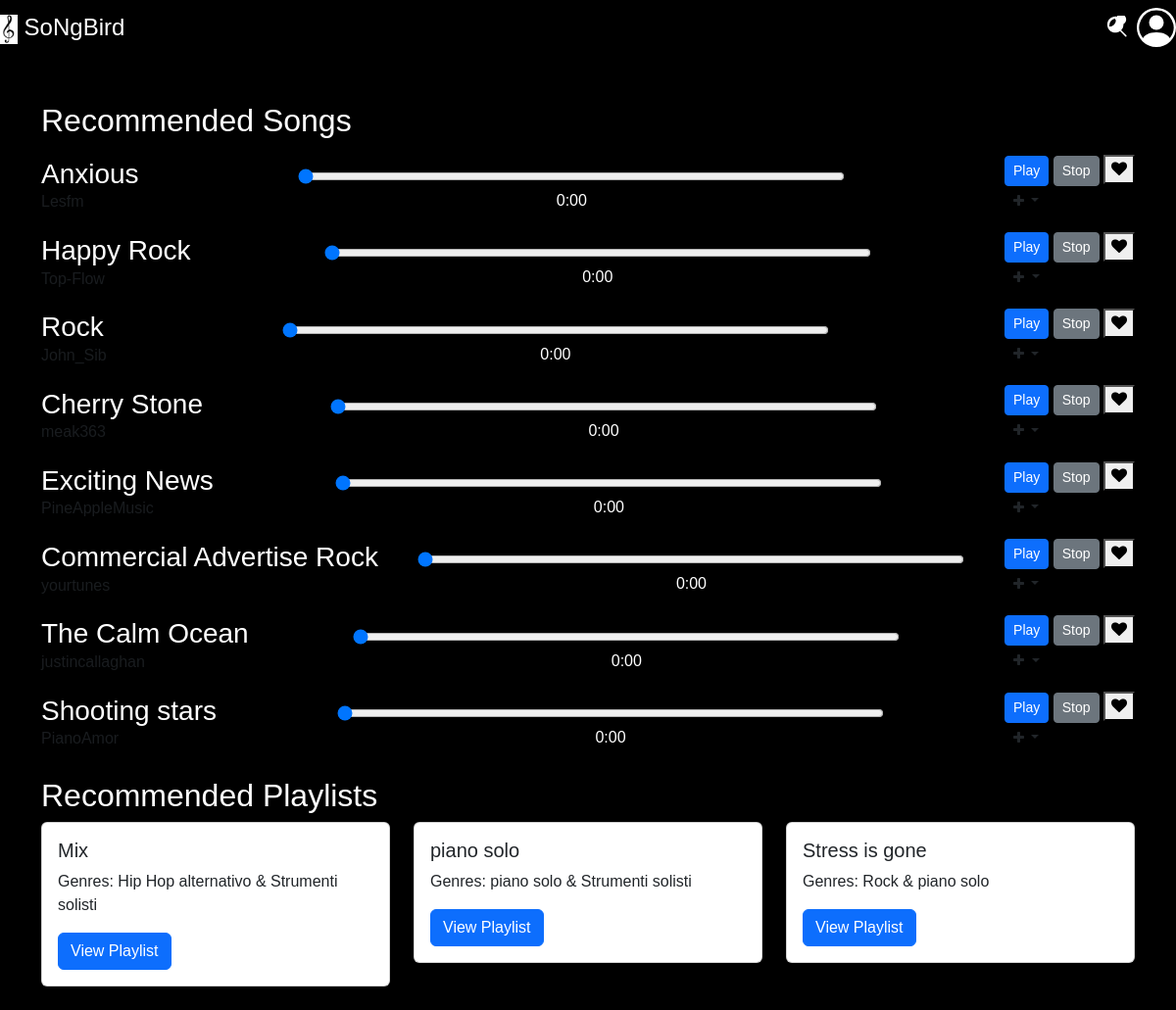
Page /recommendations/ (signed in) on the committed database.
### songbird/models.py (models this page shows, shortened)
class Song(models.Model):
    title = models.CharField(max_length=255)
    artist = models.CharField(max_length=255)
    album = models.CharField(max_length=255)
    genre = models.CharField(max_length=100)
    length = models.DurationField()
    release_date = models.DateField()
    audio_file = models.FileField(upload_to=song_file_path)
    play_count = models.PositiveIntegerField(default=0, editable=True)
    def get_audio_url(self):
        return self.audio_file.url

class Playlist(models.Model):
    name = models.CharField(max_length=255)
    user = models.ForeignKey(settings.AUTH_USER_MODEL, on_delete=models.CASCADE)
    songs = models.ManyToManyField(Song)
    created_at = models.DateTimeField(auto_now_add=True)
    shared_link = models.URLField(blank=True, null=True)
    play_count = models.PositiveIntegerField(default=0, editable=True)
    is_public = models.BooleanField(default=False)
    genre = models.CharField(max_length=255, blank=True, null=True)

### songbird/views.py (the view)
# urls.py: path('recommendations/', views.recommendations, name='recommendations'),
@login_required
def recommendations(request):
    user = request.user
    user_profile = UserProfile.objects.get(user=request.user)
    favorite_songs = user_profile.favorite_songs.all()
    favorite_genres = favorite_songs.values_list('genre', flat=True)
    genre_counts = Counter(favorite_genres)
    top_genres = [genre for genre, _ in genre_counts.most_common(3)]
    recommended_songs = Song.objects.filter(genre__in=top_genres).exclude(id__in=favorite_songs).distinct()[:10]
    public_playlists = Playlist.objects.filter(is_public=True).exclude(user=user)
    matching_playlists = []
    for playlist in public_playlists:
        playlist_genres = [genre.strip() for genre in playlist.genre.split('&')]
        if any(genre in top_genres for genre in playlist_genres):
            matching_playlists.append(playlist)
    matching_playlists = matching_playlists[:3]
    context = {
        'recommended_songs': recommended_songs,
        'recommended_playlists': matching_playlists
    }
    return render(request, 'songbird/recommendations.html', context)

### songbird/templates/songbird/recommendations.html (shortened to what this page needs)
{% extends 'songbird/common_initial.html' %}
{% block content %}
<div class="container mt-5">
    <h2>Recommended Songs</h2>
    <ul class="list-unstyled">
        {% for song in recommended_songs %}
            {% include 'songbird/partials/song_item.html' with song=song %}
        {% endfor %}
    </ul>
    <h2>Recommended Playlists</h2>
    <div class="row">
        {% for playlist in recommended_playlists %}
            <div class="col-md-4">
                <div class="card mb-4">
                    <div class="card-body">
                        <h5 class="card-title">{{ playlist.name }}</h5>
                        <p class="card-text">Genres: {{ playlist.genre }}</p>
                        <a href="{% url 'playlist_detail' playlist.id %}" class="btn btn-primary">View Playlist</a>
                    </div>
                </div>
            </div>
        {% endfor %}
    </div>
</div>
{% load static %}
{% endblock %}

### songbird/templates/songbird/partials/song_item.html (shortened to what this page needs)
<li class="song-container d-flex justify-content-between align-items-center py-2">
    <div class="song-details">
        <h3 class="m-0">{{ song.title }}</h3>
        <p class="m-0 text-muted">{{ song.artist }}</p>
    </div>
    <div class="song-progress">
        <input type="range" min="0" max="100" value="0" step="1" class="progress-bar" id="progress-bar-{{ song.id }}">
        <span class="current-time" id="current-time-{{ song.id }}">0:00</span>
    </div>
    <div class="song-actions">
        {% if song.id %}
            <button class="btn btn-primary btn-sm play-button" id="play-button-{{ song.id }}" data-audio="{{ song.get_audio_url }}" data-song-id="{{ song.id }}">Play</button>
            <button class="btn btn-secondary btn-sm stop-button" id="stop-button-{{ song.id }}" data-audio="{{ song.get_audio_url }}">Stop</button>
            <button class="favorite-button" data-song-id="{{ song.id }}">
                {% if song in user_profile.favorite_songs.all %}
                    <i class="fa fa-heart favorite-heart"></i> Remove from Favorites
                {% else %}
                    <i class="fa fa-heart"></i>
                {% endif %}
            </button>
            <div class="dropdown">
                <button class="btn btn-sm add-to-playlist-button dropdown-toggle" type="button" id="dropdownMenuButton" data-song-id="{{ song.id }}">
                    <i class="fa fa-plus"></i>
                </button>
            </div>
        {% else %}
            <p>Invalid song ID</p>
        {% endif %}
    </div>
</li>

### static/css/home.css (style rules this page uses)
.home { background-color: black; color: white; font-family: Arial, sans-serif; margin: 0; padding: 0; }
.container { width: 100%; height: auto; }

### static/css/song_list.css (style rules this page uses)
.play-button { transition: background-color 0.3s ease; }
.song-progress { width: 50%; margin-top: 10px; }
.progress-bar { width: 100%; }
.current-time { display: block; margin-top: 5px; text-align: center; }

### rows in the picture
Song: title "Anxious", artist "Lesfm"
Song: title "Happy Rock", artist "Top-Flow"
Song: title "Rock", artist "John_Sib"
Song: title "Cherry Stone", artist "meak363"
Song: title "Exciting News", artist "PineAppleMusic"
Song: title "Commercial Advertise Rock", artist "yourtunes"
Song: title "The Calm Ocean", artist "justincallaghan"
Song: title "Shooting stars", artist "PianoAmor"
Playlist: name "Mix", genre "Hip Hop alternativo & Strumenti solisti"
Playlist: name "piano solo", genre "piano solo & Strumenti solisti"
Playlist: name "Stress is gone", genre "Rock & piano solo"
